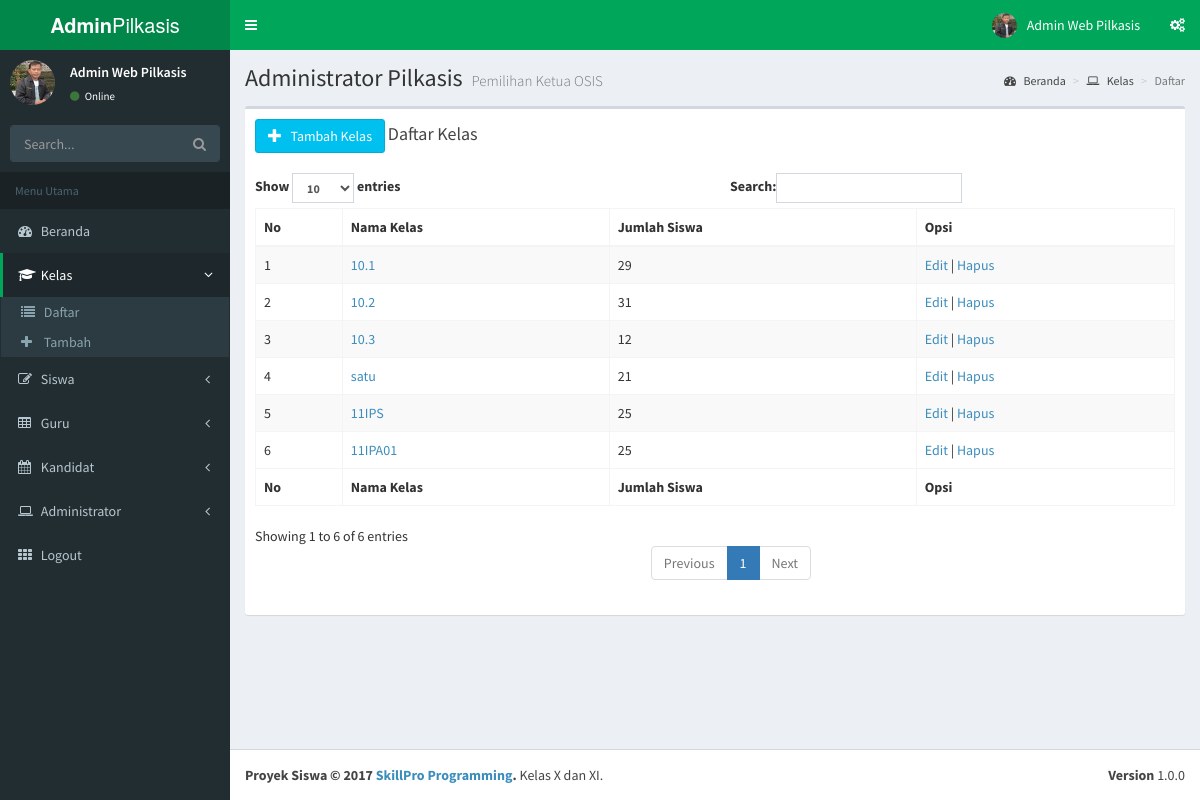
The page /admin/index.php?m=kelas (signed in) on the database its author committed.
### tables this page shows
CREATE TABLE `kelas` (
  `idkelas` int(2) NOT NULL,
  `kelas` varchar(7) NOT NULL,
  `jumlah` int(2) NOT NULL
);

### admin/modul/kelas/tampil.php (the view)
<?php include "atas.php"; ?>
  <div class="content-wrapper">
    <section class="content-header">
      <h1>
        Administrator Pilkasis
        <small>Pemilihan Ketua OSIS</small>
      </h1>
      <ol class="breadcrumb">
        <li><a href="."><i class="fa fa-dashboard"></i> Beranda</a></li>
        <li><a href="?m=kelas"><i class="fa fa-laptop"></i> Kelas</a></li>
        <li class="active">Daftar</li>
      </ol>
    </section>
	<section class="content">
      <div class="row">
        <div class="col-xs-12">
          <div class="box">
            <div class="box-header">
			  <a href="?m=kelas&s=tambah" class="btn btn-large btn-info"><i class="glyphicon glyphicon-plus"></i> &nbsp; Tambah Kelas</a>
              <h3 class="box-title">Daftar Kelas</h3>
            </div>
            <div class="box-body">
              <table id="pilkasis1" class="table table-bordered table-hover table-striped">
                <thead>
                <tr>
                  <th>No</th>
                  <th>Nama Kelas</th>
                  <th>Jumlah Siswa</th>
                  <th>Opsi</th>
                </tr>
                </thead>
                <tbody>
<?php
include "../sambungan.php";
$sql="SELECT * FROM kelas ORDER BY idkelas";
$query=mysqli_query($koneksi,$sql);
if(mysqli_num_rows($query)==0){
	echo "<td colspan='6'>Data Masih Kosong</td>";
}else{
	$no=1;
	while($r=mysqli_fetch_assoc($query)){
	  echo "<tr>";
		echo "<td>$no</td>";
		echo "<td><a href='?m=kelas&s=detail&id=".$r['idkelas']."'>".$r['kelas']."</a></td>";
		echo "<td>".$r['jumlah']."</td>";
		echo '<td><a href="index.php?m=kelas&s=edit&id='.$r['idkelas'].'">Edit</a> | <a href="index.php?m=kelas&s=hapus&id='.$r['idkelas'].'" onclick="return confirm(\'Yakin Akan dihapus?\')">Hapus</a></td>';
	  echo "</tr>";
		$no++;
	}
}
?>
                </tbody>
                <tfoot>
                <tr>
                  <th>No</th>
                  <th>Nama Kelas</th>
                  <th>Jumlah Siswa</th>
                  <th>Opsi</th>
                </tr>
                </tfoot>
              </table>
            </div>
          </div>
        </div>
      </div>
    </section>
<?php include "bawah.php"; ?>

### admin/index.php (shortened to what this page needs)
<?php
$modul=(isset($_GET['m']))?$_GET['m']:"awal";
$jawal="Admin Pilkasis | SMA Pro An-Nizhomiyah";
switch($modul){
	case 'kelas': $aktif="Kelas"; $judul="Modul Kelas $jawal"; include "modul/kelas/index.php"; break;
}
?>

### admin/modul/kelas/index.php (shortened to what this page needs)
<?php
$modul=(isset($_GET['s']))?$_GET['s']:"awal";
switch($modul){
	case 'awal': default: include "modul/kelas/tampil.php"; break;
}
?>

### admin/atas.php (shortened to what this page needs)
<!DOCTYPE html>
<html>
  <head>
    <link rel="stylesheet" href="bootstrap/css/bootstrap.min.css">
    <link rel="stylesheet" href="css/font-awesome.min.css">
    <link rel="stylesheet" href="css/ionicons.min.css">
    <link rel="stylesheet" href="dist/css/AdminLTE.min.css">
    <link rel="stylesheet" href="dist/css/skins/_all-skins.min.css">
    <link rel="stylesheet" href="plugins/iCheck/flat/blue.css">
    <link rel="stylesheet" href="plugins/morris/morris.css">
    <link rel="stylesheet" href="plugins/jvectormap/jquery-jvectormap-1.2.2.css">
    <link rel="stylesheet" href="plugins/bootstrap-wysihtml5/bootstrap3-wysihtml5.min.css">
  </head>
  <body class="skin-green sidebar-mini">
    <div class="wrapper">
      <header class="main-header">
        <a href="." class="logo">
          <span class="logo-lg"><b>Admin</b>Pilkasis</span>
        </a>
        <nav class="navbar navbar-static-top" role="navigation">
          <a href="#" class="sidebar-toggle" data-toggle="offcanvas" role="button">
          </a>
          <div class="navbar-custom-menu">
            <ul class="nav navbar-nav">
              <li class="dropdown user user-menu">
                <a href="#" class="dropdown-toggle" data-toggle="dropdown">
                  <img src="../gambar/pengguna/<?php echo $_SESSION['fotokasis']; ?>" class="user-image" alt="<?php echo $_SESSION['userkasis']; ?>">
                  <span class="hidden-xs"><?php echo $_SESSION['namakasis']; ?></span>
                </a>
              </li>
              <li>
                <a href="#" data-toggle="control-sidebar"><i class="fa fa-gears"></i></a>
              </li>
            </ul>
          </div>
        </nav>
      </header>
      <aside class="main-sidebar">
        <section class="sidebar">
          <div class="user-panel">
            <div class="pull-left image">
              <img src="../gambar/pengguna/<?php echo $_SESSION['fotokasis']; ?>" class="img-circle" alt="<?php echo $_SESSION['userkasis']; ?>">
            </div>
            <div class="pull-left info">
              <p><?php echo $_SESSION['namakasis']; ?></p>
              <a href="?m=admin&s=profil"><i class="fa fa-circle text-success"></i> Online</a>
            </div>
          </div>
          <form action="#" method="get" class="sidebar-form">
            <div class="input-group">
              <input type="text" name="q" class="form-control" placeholder="Search...">
              <span class="input-group-btn">
                <button type="submit" name="search" id="search-btn" class="btn btn-flat"><i class="fa fa-search"></i></button>
              </span>
            </div>
          </form>
          <ul class="sidebar-menu">
            <li class="header">Menu Utama</li>
            <li class="<?php if($aktif=='Beranda') echo 'active';?> treeview">
              <a href=".">
                <i class="fa fa-dashboard"></i> <span>Beranda</span>
              </a>
            </li>
            <li class="<?php if($aktif=='Kelas') echo 'active';?> treeview">
              <a href="#">
                <i class="fa fa-graduation-cap"></i> <span>Kelas</span>
                <i class="fa fa-angle-left pull-right"></i>
              </a>
              <ul class="treeview-menu">
                <li><a href="?m=kelas"><i class="fa fa-list"></i> Daftar</a></li>
                <li><a href="?m=kelas&s=tambah"><i class="fa fa-plus"></i> Tambah</a></li>
              </ul>
            </li>
            <li class="<?php if($aktif=='Siswa') echo 'active';?> treeview">
              <a href="#">
                <i class="fa fa-edit"></i> <span>Siswa</span>
                <i class="fa fa-angle-left pull-right"></i>
              </a>
            </li>
            <li class="<?php if($aktif=='Guru') echo 'active';?> treeview">
              <a href="#">
                <i class="fa fa-table"></i> <span>Guru</span>
                <i class="fa fa-angle-left pull-right"></i>
              </a>
            </li>
            <li class="<?php if($aktif=='Kandidat') echo 'active';?> treeview">
              <a href="#">
                <i class="fa fa-calendar"></i> <span>Kandidat</span>
                <i class="fa fa-angle-left pull-right"></i>
              </a>
            </li>
            <li class="<?php if($aktif=='Admin') echo 'active';?> treeview">
              <a href="#">
                <i class="fa fa-laptop"></i>
                <span>Administrator</span>
                <i class="fa fa-angle-left pull-right"></i>
              </a>
            </li>
            <li>
              <a href="logout.php">
                <i class="fa fa-th"></i> <span>Logout</span> <small class="label pull-right bg-green"></small>
              </a>
            </li>
          </ul>
        </section>
      </aside>

### admin/bawah.php (shortened to what this page needs)
		</div>
      <footer class="main-footer">
        <div class="pull-right hidden-xs">
          <b>Version</b> 1.0.0
        </div>
        <strong>Proyek Siswa &copy; 2017 <a href="http://muhidin.web.id" target="_blank">SkillPro Programming</a>.</strong> Kelas X dan XI.
      </footer>
    </div>
  </body>
</html>

### rows shown on the page
kelas: kelas "10.1", jumlah "29"
kelas: kelas "10.2", jumlah "31"
kelas: kelas "10.3", jumlah "12"
kelas: kelas "satu", jumlah "21"
kelas: kelas "11IPS", jumlah "25"
kelas: kelas "11IPA01", jumlah "25"

### other values the page prints
$_SESSION['namakasis'] "Admin Web Pilkasis"
